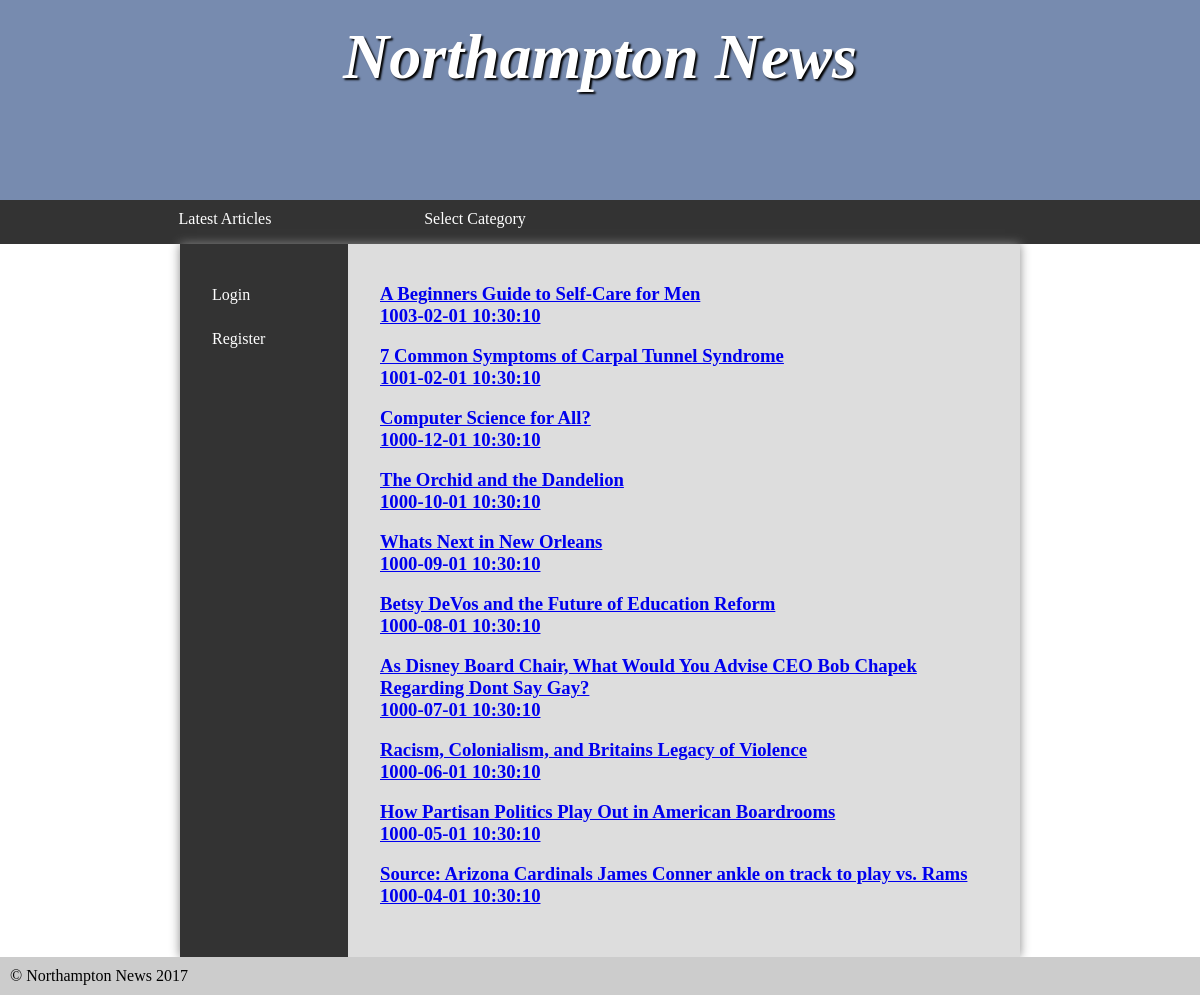
The page / on the database its author committed.
### tables this page shows
CREATE TABLE article(

    id INT(5) NOT NULL auto_increment,
    title VARCHAR(255) NOT NULL,
    content VARCHAR(255) NOT NULL,
    categoryId INT(5) NOT NULL,
    publishDate DATETIME NOT NULL,
    PRIMARY KEY (id),
    FOREIGN KEY (categoryId) REFERENCES category(id)
);

### index.php (the view, shortened to what this page needs)
<?php
	require 'dbConnection.php';
?>
<!DOCTYPE html>
<html>
	<head>
		<link rel="stylesheet" href="styles.css"/>
	</head>
	<body>
		<header>
			<section>
				<h1>Northampton News</h1>
			</section>
		</header>
		<nav>
			<ul>
				<li><a href="index.php?show=latestArticle">Latest Articles</a></li>
				<li><a href="#">Select Category</a>
				</li>
			</ul>
		</nav>
		<main>
			<nav>
				<ul>
					<?php
						if(!isset($_SESSION['username'])){
							echo '<li><a href="index.php?show=loginPage">Login</a></li>
							<li><a href="index.php?show=regPage">Register</a></li>';
						}
						else{
							echo '<li><a href="logout.php?from=index">Logout</a></li>';
						}
					?>
				</ul>
			</nav>
			<article>
				<?php
				function latestArticle($pdo){
					$latestArticleQuery = "SELECT * FROM article ORDER BY id DESC";
					$latestArticle = $pdo->query($latestArticleQuery);
					$i = 1;
					$articleList = "";
					foreach($latestArticle as $articleData){
						$i++;
						$articleList .= '<h3><a class="articleLink" href = "index.php?show=complete&articleId='.$articleData['id'].'">'.$articleData['title'] . '<br>' . $articleData['publishDate'] .'</a></h3>' . '<br>';
						if($i > 10){
							break;
						}
					}
						return $articleList;
				}
				if(isset($_GET['show'])){
					if($_GET['show'] == 'latestArticle'){
						echo latestArticle($pdo);
					}
					if($_GET['show'] == 'basedCategory'){
						require 'category.php';
					}
					if($_GET['show'] == 'complete'){
						require 'fullArticle.php';
					}
					if($_GET['show'] == 'loginPage'){
						echo '<article>
						<form action="login.php" method="POST">
							<p>LOGIN DETAILS: </p>
							<label for="UserFullName">User Fullname: </label>
							<input type="text" name = "name" id = "UserFullName" required/>
							<label for="userEmail">Email: </label>
							<input type="email" name = "email" id = "userEmail" required/>
							<label for="password">Password: </label>
							<input type="password" name = "password" id = "password" required/>
							<label for="accType">Account type: </label>
							<select name="type" id="accType" required>
								<option>User</option>
								<option>Admin</option>
							</select>
							<input type="submit" name="submit" value="Log In" />
						</form>
					</article>';
					}
					if($_GET['show'] == 'regPage'){
						echo '<article>
						<form action="register.php" method="POST">
							<p>REGISTRATION DETAILS: </p>
							<label for="UserFullName">Name: </label>
							<input type="text" name = "name" id = "UserFullName" required/>
							<label for="userEmail">Email: </label>
							<input type="email" name = "email" id = "userEmail" required/>
							<label for="password">Password: </label>
							<input type="password" name = "password" id = "password" required/>
							<input type="submit" name="submit" value="Register" />
						</form>
					</article>';
					}
				}
				else{
					echo latestArticle($pdo);
				}
				?>
			</article>
		</main>
		<footer>
			&copy; Northampton News 2017
		</footer>
	</body>
</html>

### styles.css (style rules this page uses)
* { margin: 0; padding: 0; }
html { font-family: 'Oxygen-Regular', times, verdana, sans-serif; }
body { background-color: #fff; }
header { background-color: #778baf ; color: white; height: 200px; }
nav { width: 100%; background-color: #333; overflow: auto; }
nav ul { width: 1000px; margin: auto; display: block; list-style-type: none; }
nav ul li { width: 25%; float: left; overflow: auto; text-align: center; }
nav a { color: white; padding-top: 10px; display: block; text-decoration: none; }
header section { display: block; }
header h1 { font-weight: bold; font-style: italic; }
h1 { font-size:4em; color: white; text-align: center; padding-top: 20px; text-shadow: 2px 2px 2px #000; }
main { min-height: 50vh; background-color: #ddd; width: 70vw; display: block; margin: auto; box-shadow: 0px 0px 10px #888; color:#444; }
p, li, h2 { margin-bottom: 1em; }
footer { background-color: #ccc; padding: 10px; }
ul { margin-left: 2em; }
main { display: table; }
main > article { display: table-cell; padding: 2em; }
main > nav { display: table-cell; width: 20%; padding: 2em; }
main > nav li { float: none; width: auto; text-align: left; }
main > nav ul { width: auto; }

### rows shown on the page
article: title "A Beginners Guide to Self-Care for Men", publishDate "1003-02-01 10:30:10"
article: title "7 Common Symptoms of Carpal Tunnel Syndrome", publishDate "1001-02-01 10:30:10"
article: title "Computer Science for All?", publishDate "1000-12-01 10:30:10"
article: title "The Orchid and the Dandelion", publishDate "1000-10-01 10:30:10"
article: title "Whats Next in New Orleans", publishDate "1000-09-01 10:30:10"
article: title "Betsy DeVos and the Future of Education Reform", publishDate "1000-08-01 10:30:10"
article: title "As Disney Board Chair, What Would You Advise CEO Bob Chapek Regarding Dont Say Gay?", publishDate "1000-07-01 10:30:10"
article: title "Racism, Colonialism, and Britains Legacy of Violence", publishDate "1000-06-01 10:30:10"
article: title "How Partisan Politics Play Out in American Boardrooms", publishDate "1000-05-01 10:30:10"
article: title "Source: Arizona Cardinals James Conner ankle on track to play vs. Rams", publishDate "1000-04-01 10:30:10"
